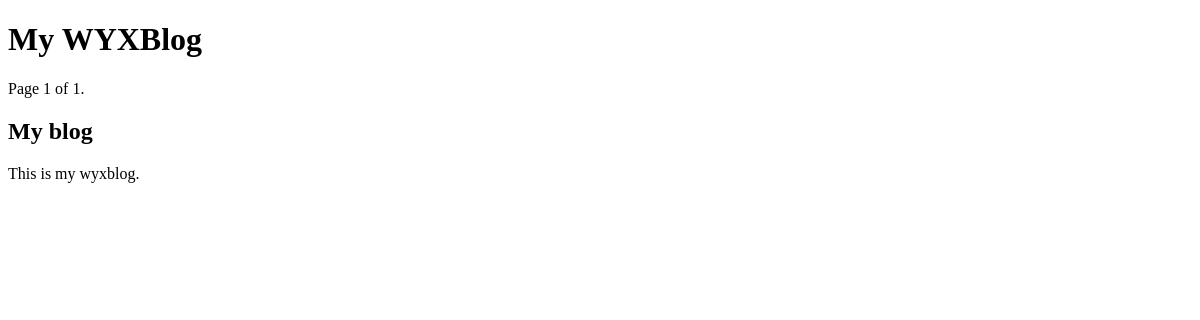
Page /blog_wuyaxiong/ on the earlier database version.
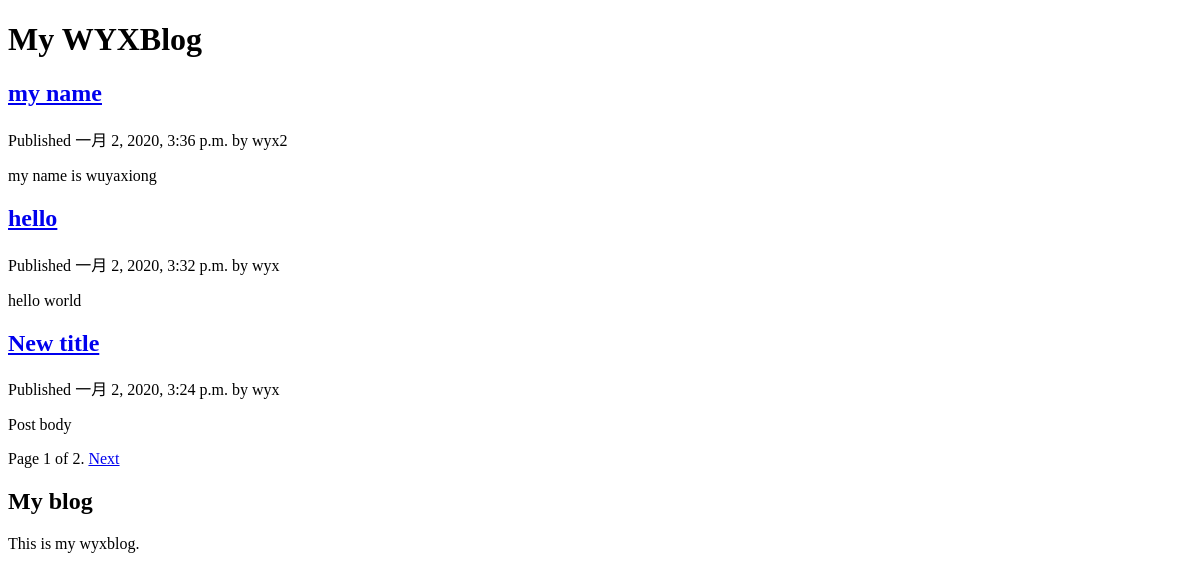
Same page on the later database version.
### blog_wuyaxiong/models.py (models this page shows, shortened)
class Post(models.Model):
    STATUS_CHOICES = (('draft', 'Draft'), ('published', 'Published'))
    title = models.CharField(max_length=250)
    slug = models.SlugField(max_length=250, unique_for_date='publish')
    author = models.ForeignKey(User, on_delete=models.CASCADE, related_name='blog_posts')
    body = models.TextField()
    publish = models.DateTimeField(default=timezone.now)
    created = models.DateTimeField(auto_now_add=True)
    updated = models.DateTimeField(auto_now=True)
    status = models.CharField(max_length=10, choices=STATUS_CHOICES, default='draft')
    objects = models.Manager()  # 默认的管理器
    published = PublishedManager()  # 自定义管理器
    def get_absolute_url(self):
        return reverse('blog_wuyaxiong:post_detail', args=[self.publish.year, self.publish.month, self.publish.day, self.slug])
    class Meta:
        ordering = ('-publish',)

### blog_wuyaxiong/views.py (the view)
# urls.py: path('', views.post_list, name='post_list'),
def post_list(request):
    object_list = Post.objects.all()
    paginator = Paginator(object_list, 3)  # 每页显示3篇文章
    page = request.GET.get('page')
    try:
        posts = paginator.page(page)
    except PageNotAnInteger:
        posts = paginator.page(1)
    except EmptyPage:
        posts = paginator.page(paginator.num_pages)
    return render(request, 'motangtest/post/list.html', {'page': page, 'posts': posts})

### blog_wuyaxiong/templates/motangtest/post/list.html (shortened to what this page needs)
{% extends "motangtest/base.html" %}
{% block content %}
    <h1>My WYXBlog</h1>
    {% for post in posts %}
        <h2>
            <a href="{{ post.get_absolute_url }}">
                {{ post.title }}
            </a>
        </h2>
        <p class="date">
        Published {{ post.publish }} by {{ post.author }}
        </p>
        {{ post.body|truncatewords:30|linebreaks }}
    {% endfor %}
    {% include 'pagination.html' with page=posts %}
{% endblock %}

### blog_wuyaxiong/templates/motangtest/base.html (shortened to what this page needs)
{% load static %}
<!DOCTYPE html>
<html lang="en">
<head>
    <link rel="stylesheet" href="{% static "css/blog_wuyaxiong.css" %}">
</head>
<body>
    <div id="content">
        {% block content %}
        {% endblock %}
    </div>
    <div id="sidebar">
        <h2>My blog</h2>
        <p>This is my wyxblog.</p>
    </div>
<body>
</body>
</html>

### blog_wuyaxiong/templates/pagination.html (shortened to what this page needs)
<div class="pagination">
    <span class="step-links">
    <span class="current">
        Page {{ page.number }} of {{ page.paginator.num_pages }}.
    </span>
    {% if page.has_next %}
        <a href="?page={{ page.next_page_number }}">Next</a>
    {% endif %}
    </span>
</div>

### blog_wuyaxiong/static/css/blog_wuyaxiong.css (style rules this page uses)
body { background:white; }

Differences in the rows shown:
added Post: title "my name", publish "一月 2, 2020, 3:36 p.m.", author "wyx2", body "my name is wuyaxiong"
added Post: title "hello", publish "一月 2, 2020, 3:32 p.m.", author "wyx", body "hello world"
added Post: title "New title", publish "一月 2, 2020, 3:24 p.m.", author "wyx", body "Post body"
Other differences:
{{ page.paginator.num_pages }}: "1" → "2"
text now shown: "Next"
